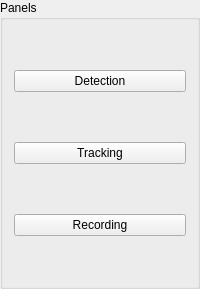
       <widget class="QGroupBox" name="groupBox">
        <property name="sizePolicy">
         <sizepolicy hsizetype="Preferred" vsizetype="Preferred">
          <horstretch>0</horstretch>
          <verstretch>0</verstretch>
         </sizepolicy>
        </property>
        <property name="layoutDirection">
         <enum>Qt::LeftToRight</enum>
        </property>
        <property name="title">
         <string>Panels</string>
        </property>
        <property name="flat">
         <bool>false</bool>
        </property>
        <property name="checkable">
         <bool>false</bool>
        </property>
        <layout class="QVBoxLayout" name="verticalLayout" stretch="0,0,0">
         <property name="spacing">
          <number>50</number>
         </property>
         <property name="sizeConstraint">
          <enum>QLayout::SetDefaultConstraint</enum>
         </property>
         <property name="topMargin">
          <number>50</number>
         </property>
         <property name="bottomMargin">
          <number>50</number>
         </property>
         <item>
          <widget class="QPushButton" name="turn2detection">
           <property name="sizePolicy">
            <sizepolicy hsizetype="Minimum" vsizetype="Expanding">
             <horstretch>0</horstretch>
             <verstretch>0</verstretch>
            </sizepolicy>
           </property>
           <property name="sizeIncrement">
            <size>
             <width>0</width>
             <height>0</height>
            </size>
           </property>
           <property name="layoutDirection">
            <enum>Qt::LeftToRight</enum>
           </property>
           <property name="text">
            <string>Detection</string>
           </property>
           <property name="shortcut">
            <string>Ctrl+1</string>
           </property>
           <property name="checkable">
            <bool>true</bool>
           </property>
           <property name="autoDefault">
            <bool>false</bool>
           </property>
           <property name="default">
            <bool>false</bool>
           </property>
           <property name="flat">
            <bool>false</bool>
           </property>
          </widget>
         </item>
         <item>
          <widget class="QPushButton" name="turn2tracking">
           <property name="sizePolicy">
            <sizepolicy hsizetype="Minimum" vsizetype="Expanding">
             <horstretch>0</horstretch>
             <verstretch>0</verstretch>
            </sizepolicy>
           </property>
           <property name="sizeIncrement">
            <size>
             <width>0</width>
             <height>0</height>
            </size>
           </property>
           <property name="text">
            <string>Tracking</string>
           </property>
           <property name="shortcut">
            <string>Ctrl+2</string>
           </property>
           <property name="checkable">
            <bool>true</bool>
           </property>
          </widget>
         </item>
         <item>
          <widget class="QPushButton" name="turn2recording">
           <property name="sizePolicy">
            <sizepolicy hsizetype="Minimum" vsizetype="Expanding">
             <horstretch>0</horstretch>
             <verstretch>0</verstretch>
            </sizepolicy>
           </property>
           <property name="sizeIncrement">
            <size>
             <width>0</width>
             <height>0</height>
            </size>
           </property>
           <property name="text">
            <string>Recording</string>
           </property>
           <property name="shortcut">
            <string>Ctrl+3</string>
           </property>
           <property name="checkable">
            <bool>true</bool>
           </property>
          </widget>
         </item>
        </layout>
       </widget>
